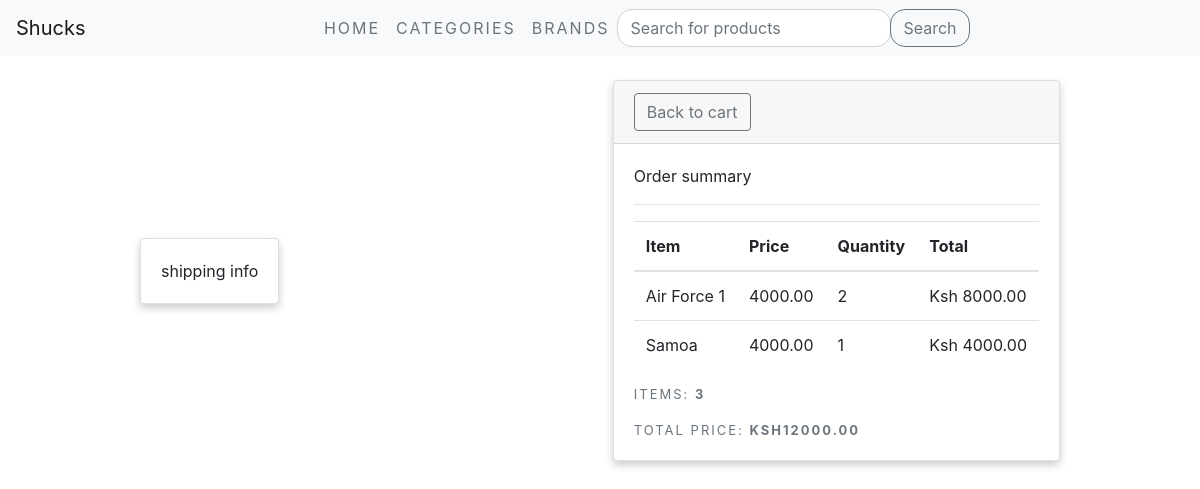
Screenshot of /checkout/ (signed in) with the database file from the repository.
### shucks/models.py (models this page shows, shortened)
class OrderItem(models.Model):
    product = models.ForeignKey(Product, on_delete=models.SET_NULL, blank=True, null=True)
    order = models.ForeignKey(Order, on_delete=models.SET_NULL, blank=True, null=True)
    quantity = models.IntegerField(default=0, null=True, blank=True)
    date_added = models.DateTimeField(auto_now_add=True)
    @property
    def get_total(self):
        total = self.product.price * self.quantity
        return total

class Product(models.Model):
    name = models.CharField(max_length=100)
    slug = models.CharField(max_length=100)
    description = models.TextField()
    brand = models.ForeignKey(Brand, on_delete=models.CASCADE)
    size = models.ForeignKey(Size, on_delete=models.CASCADE)
    category = models.ForeignKey(Category, on_delete=models.CASCADE)
    price = models.DecimalField(max_digits=10, decimal_places=2)
    color = models.ForeignKey(Color, on_delete=models.CASCADE)
    status = models.BooleanField(default=True)
    is_featured = models.BooleanField(default=False)
    class Meta:
        verbose_name_plural='5. Products'

class Order(models.Model):
    customer = models.ForeignKey(Customer, on_delete=models.SET_NULL, blank=True, null=True)
    date_ordered = models.DateTimeField(auto_now_add=True)
    complete = models.BooleanField(default=False, blank=True, null=True)
    transactio_id = models.CharField(max_length=150, null=True)
    @property
    def get_cart_total(self):
        orderitems = self.orderitem_set.all()
        total = sum([item.get_total for item in orderitems])
        return total
    @property
    def get_cart_items(self):
        orderitems = self.orderitem_set.all()
        total = sum([item.quantity for item in orderitems])
        return total

### shucks/views.py (the view)
# urls.py: path('checkout/', views.checkout, name='checkout'),
def checkout(request):
    if request.user.is_authenticated:
        customer = request.user.customer
        order, created = Order.objects.get_or_create(customer=customer, complete=False)
        items = order.orderitem_set.all()
    else:
        items = []
    context = {'items':items, 'order':order}
    return render(request, 'shucks/checkout.html', context)

### shucks/templates_context.py (called while the page is built)
def get_filters(request):
    cats = Product.objects.distinct().values('category__title', 'category__id')
    brands = Product.objects.distinct().values('brand__title', 'brand__id')
    sizes = Product.objects.distinct().values('size__title', 'size__id')
    colors = Product.objects.distinct().values('color__title', 'color__id','color__color_code')
    data = {
        'cats':cats,
        'brands':brands,
        'colors':colors,
        'sizes':sizes,
    }
    return data

### shucks/templates/shucks/checkout.html
{% extends 'shucks/base.html' %}
{% load static %}
{% block content %}
    <div class="container">
        <div class="row">
            <div class="col-md-1"></div>
            <div class="col-md-10" style="display: flex; justify-content: space-between; align-items: center;">
                <div class="card mt-4 mb-3" style="box-shadow: 0 4px 8px 0 rgba(0,0,0,0.2);">
                    <div class="card-body">
                        shipping info
                    </div>
                </div>
                <div class="card mt-4 mb-3" style="box-shadow: 0 4px 8px 0 rgba(0,0,0,0.2);">
                    <div class="card-header">
                        <a href="{% url 'cart' %}" class="btn btn-outline-secondary">Back to cart</a>
                    </div>
                    <div class="card-body">
                        Order summary
                        <hr>
                    <table class="table table-stripped table-md mb-3 t-2">
                     <thead>
                    <tr>
                        <th>Item</th>
                        <th>Price</th>
                        <th>Quantity</th>
                        <th>Total</th>
                    </tr>
                </thead>
                <tbody>
                    {% for item in items %}
                    <tr>
                        <td>{{item.product.name}}</td>
                        <td> {{item.product.price}}</td>
                        <td>{{item.quantity}}</td>
                        <td>Ksh {{item.get_total}}</td>
                    </tr>
                    {% endfor %}
                </tbody>
                </table>
                        <p class="card-text text-muted" style="font-size: small; letter-spacing: 2px; text-transform: uppercase;">
                        items: <strong>{{order.get_cart_items}}</strong></p>
                        <p class="card-text text-muted" style="font-size: small; letter-spacing: 2px; text-transform: uppercase;">
                        total price: <strong>Ksh{{order.get_cart_total}}</strong></p>
                    </div>
                </div>
            </div>
            <div class="col-md-1"></div>
        </div>
    </div>
{% endblock content %}

### rows the page displays
OrderItem: product.name "Air Force 1", product.price "4000.00", quantity "2", get_total "8000.00"
OrderItem: product.name "Samoa", product.price "4000.00", quantity "1", get_total "4000.00"
Order: get_cart_items "3", get_cart_total "12000.00"
